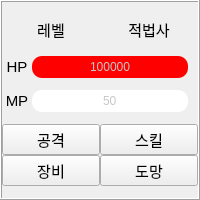
       <widget class="QFrame" name="frame_4">
        <property name="sizePolicy">
         <sizepolicy hsizetype="Expanding" vsizetype="Preferred">
          <horstretch>0</horstretch>
          <verstretch>0</verstretch>
         </sizepolicy>
        </property>
        <property name="minimumSize">
         <size>
          <width>180</width>
          <height>200</height>
         </size>
        </property>
        <property name="maximumSize">
         <size>
          <width>16777215</width>
          <height>200</height>
         </size>
        </property>
        <property name="frameShape">
         <enum>QFrame::Box</enum>
        </property>
        <property name="frameShadow">
         <enum>QFrame::Raised</enum>
        </property>
        <layout class="QGridLayout" name="gridLayout_9">
         <property name="leftMargin">
          <number>0</number>
         </property>
         <property name="topMargin">
          <number>0</number>
         </property>
         <property name="rightMargin">
          <number>0</number>
         </property>
         <property name="bottomMargin">
          <number>0</number>
         </property>
         <property name="spacing">
          <number>0</number>
         </property>
         <item row="1" column="0">
          <layout class="QHBoxLayout" name="horizontalLayout_12">
           <property name="spacing">
            <number>0</number>
           </property>
           <property name="rightMargin">
            <number>10</number>
           </property>
           <item>
            <widget class="QLabel" name="hp_4">
             <property name="sizePolicy">
              <sizepolicy hsizetype="Preferred" vsizetype="Preferred">
               <horstretch>0</horstretch>
               <verstretch>0</verstretch>
              </sizepolicy>
             </property>
             <property name="minimumSize">
              <size>
               <width>30</width>
               <height>0</height>
              </size>
             </property>
             <property name="font">
              <font>
               <pointsize>11</pointsize>
              </font>
             </property>
             <property name="text">
              <string>HP</string>
             </property>
             <property name="scaledContents">
              <bool>true</bool>
             </property>
             <property name="alignment">
              <set>Qt::AlignCenter</set>
             </property>
            </widget>
           </item>
           <item>
            <widget class="QProgressBar" name="hp_wizard_red">
             <property name="styleSheet">
              <string notr="true">QProgressBar{
  background-color: rgb(255, 255, 255);
  color:rgb(200,200,200);
  border-style: none;
  border-bottom-right-radius: 10px;
  border-bottom-left-radius: 10px;
  border-top-right-radius: 10px;
  border-top-left-radius: 10px;
  text-align: center;}
QProgressBar::chunk{
 border-bottom-right-radius: 10px;
 border-bottom-left-radius: 10px;
 border-top-right-radius: 10px;
 border-top-left-radius: 10px;
 background-color: rgb(255, 0, 0);
 }</string>
             </property>
             <property name="maximum">
              <number>999999999</number>
             </property>
             <property name="value">
              <number>12423423</number>
             </property>
             <property name="textDirection">
              <enum>QProgressBar::TopToBottom</enum>
             </property>
             <property name="format">
              <string>%v</string>
             </property>
            </widget>
           </item>
          </layout>
         </item>
         <item row="0" column="0">
          <layout class="QHBoxLayout" name="horizontalLayout_13">
           <property name="spacing">
            <number>0</number>
           </property>
           <item>
            <widget class="QLabel" name="lv_wizard_red">
             <property name="minimumSize">
              <size>
               <width>30</width>
               <height>0</height>
              </size>
             </property>
             <property name="maximumSize">
              <size>
               <width>100</width>
               <height>30</height>
              </size>
             </property>
             <property name="font">
              <font>
               <pointsize>11</pointsize>
              </font>
             </property>
             <property name="text">
              <string>레벨</string>
             </property>
             <property name="alignment">
              <set>Qt::AlignCenter</set>
             </property>
            </widget>
           </item>
           <item>
            <widget class="QLabel" name="wizard_red">
             <property name="maximumSize">
              <size>
               <width>16777215</width>
               <height>30</height>
              </size>
             </property>
             <property name="font">
              <font>
               <pointsize>11</pointsize>
              </font>
             </property>
             <property name="text">
              <string>적법사</string>
             </property>
             <property name="alignment">
              <set>Qt::AlignCenter</set>
             </property>
            </widget>
           </item>
          </layout>
         </item>
         <item row="3" column="0">
          <layout class="QGridLayout" name="gridLayout_10">
           <property name="spacing">
            <number>0</number>
           </property>
           <item row="0" column="1">
            <widget class="QPushButton" name="pb_skill_wizard_red">
             <property name="font">
              <font>
               <pointsize>11</pointsize>
              </font>
             </property>
             <property name="text">
              <string>스킬</string>
             </property>
            </widget>
           </item>
           <item row="0" column="0">
            <widget class="QPushButton" name="pb_atk_wizard_red">
             <property name="font">
              <font>
               <pointsize>11</pointsize>
              </font>
             </property>
             <property name="text">
              <string>공격</string>
             </property>
            </widget>
           </item>
           <item row="1" column="0">
            <widget class="QPushButton" name="pb_equip_wizard_red">
             <property name="font">
              <font>
               <pointsize>11</pointsize>
              </font>
             </property>
             <property name="text">
              <string>장비</string>
             </property>
            </widget>
           </item>
           <item row="1" column="1">
            <widget class="QPushButton" name="pb_run_wizard_red">
             <property name="font">
              <font>
               <pointsize>11</pointsize>
              </font>
             </property>
             <property name="text">
              <string>도망</string>
             </property>
            </widget>
           </item>
          </layout>
         </item>
         <item row="2" column="0">
          <layout class="QHBoxLayout" name="horizontalLayout_11">
           <property name="spacing">
            <number>0</number>
           </property>
           <property name="rightMargin">
            <number>10</number>
           </property>
           <item>
            <widget class="QLabel" name="mp_4">
             <property name="sizePolicy">
              <sizepolicy hsizetype="Preferred" vsizetype="Preferred">
               <horstretch>0</horstretch>
               <verstretch>0</verstretch>
              </sizepolicy>
             </property>
             <property name="minimumSize">
              <size>
               <width>30</width>
               <height>0</height>
              </size>
             </property>
             <property name="font">
              <font>
               <pointsize>11</pointsize>
              </font>
             </property>
             <property name="text">
              <string>MP</string>
             </property>
             <property name="scaledContents">
              <bool>true</bool>
             </property>
             <property name="alignment">
              <set>Qt::AlignCenter</set>
             </property>
            </widget>
           </item>
           <item>
            <widget class="QProgressBar" name="mp_wizard_red">
             <property name="styleSheet">
              <string notr="true">QProgressBar{
  background-color: rgb(255, 255, 255);
  color:rgb(200,200,200);
  border-style: none;
  border-bottom-right-radius: 10px;
  border-bottom-left-radius: 10px;
  border-top-right-radius: 10px;
  border-top-left-radius: 10px;
  text-align: center;}
QProgressBar::chunk{
 border-bottom-right-radius: 10px;
 border-bottom-left-radius: 10px;
 border-top-right-radius: 10px;
 border-top-left-radius: 10px;
background-color: rgb(0, 0, 255);
 }</string>
             </property>
             <property name="maximum">
              <number>999999999</number>
             </property>
             <property name="value">
              <number>50</number>
             </property>
             <property name="textDirection">
              <enum>QProgressBar::TopToBottom</enum>
             </property>
             <property name="format">
              <string>%v</string>
             </property>
            </widget>
           </item>
          </layout>
         </item>
        </layout>
       </widget>
